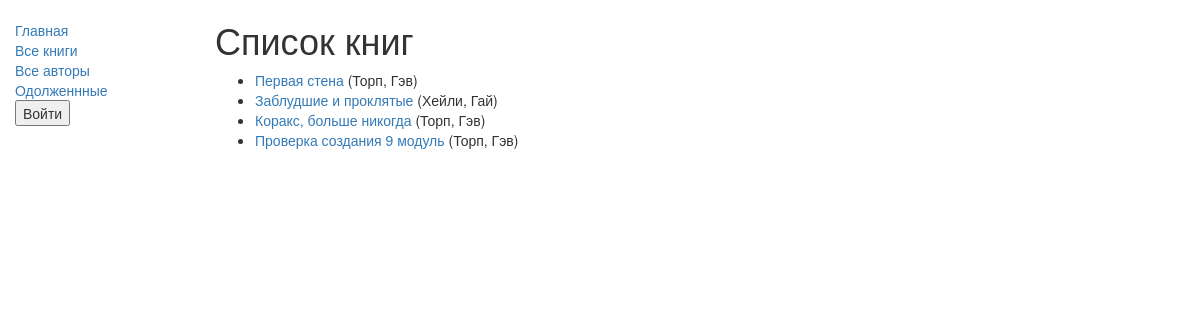
/catalog/books/, run on the app's committed database.
### catalog/models.py (models this page shows, shortened)
class Book(models.Model):
    title = models.CharField(max_length=200)
    author = models.ForeignKey('Author', on_delete=models.SET_NULL, null=True)
    summary = models.TextField(max_length=1000, help_text="Enter a brief description of the book")
    isbn = models.CharField('ISBN',max_length=13, help_text='13 Character <a href="https://www.isbn-international.org/content/what-isbn">ISBN number</a>')
    genre = models.ManyToManyField(Genre, help_text="Select a genre for this book")
    def get_absolute_url(self):
        return reverse('book-detail', args=[str(self.id)])
    def display_genre(self):
        return ', '.join([ genre.name for genre in self.genre.all()[:3] ])
    display_genre.short_description = 'Genre'

class Author(models.Model):
    first_name = models.CharField(max_length=100)
    last_name = models.CharField(max_length=100)
    date_of_birth = models.DateField(null=True, blank=True)
    date_of_death = models.DateField('Died', null=True, blank=True)
    def __str__(self):
        return '%s, %s' % (self.last_name, self.first_name)

### catalog/views.py (the view)
class BookListView(generic.ListView):
    model = Book
    paginate_by = 10
    def get_queryset(self):
        return Book.objects.filter(title__icontains='')

### catalog/templates/catalog/book_list.html
{% extends "base_generic.html" %}
{% block content %}
    <h1>Список книг</h1>
    {% if book_list %}
    <ul>
      {% for book in book_list %}
      <li>
        <a href="{{ book.get_absolute_url }}">{{ book.title }}</a> ({{book.author}})
      </li>
      {% endfor %}
    </ul>
    {% else %}
      <p>В библиотеке книг нет.</p>
    {% endif %}
{% endblock %}

### data on the page
Book: title "Первая стена", author "Торп, Гэв"
Book: title "Заблудшие и проклятые", author "Хейли, Гай"
Book: title "Коракс, больше никогда", author "Торп, Гэв"
Book: title "Проверка создания 9 модуль", author "Торп, Гэв"
